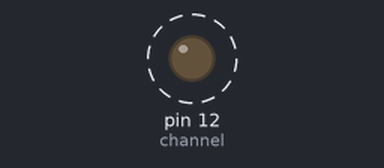
Recording of a program running on a simulated Raspberry Pi (header pin numbers). Shown: output pins drawn as LEDs (lit = HIGH). Dashed ring = blinking.

Above: at 0.2 s.
Timing chart, 0 to 3.0 s (numbered marks = the images above):
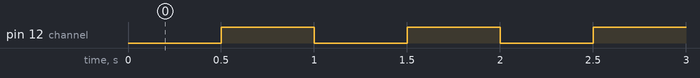

The program:

blink.py
```python
channel = 12

try:
	import RPi.GPIO as GPIO
except RuntimeError:
	print("Error importing RPi.GPIO!  This is probably because you need superuser privileges.  You can achieve this by using 'sudo' to run your script")
import time

def myCallback(pin):
	print("event on pin " + str(pin) + " at " + str(time.time))

if __name__ == '__main__':
	GPIO.setmode(GPIO.BOARD)
	GPIO.setup(channel, GPIO.OUT)#, pull_up_down=GPIO.PUD_UP)
	#GPIO.add_event_detect(channel, GPIO.FALLING, callback=myCallback)
	try:
		while True:
			time.sleep(0.5)
			GPIO.output(channel,True)
			time.sleep(0.5)
			GPIO.output(channel,False)
	except KeyboardInterrupt:
		pass
	GPIO.remove_event_detect(channel)
	GPIO.cleanup()
```

Measured:
- by itself, pin 12 (channel): alternates HIGH for 0.50 s and LOW for 0.50 s
